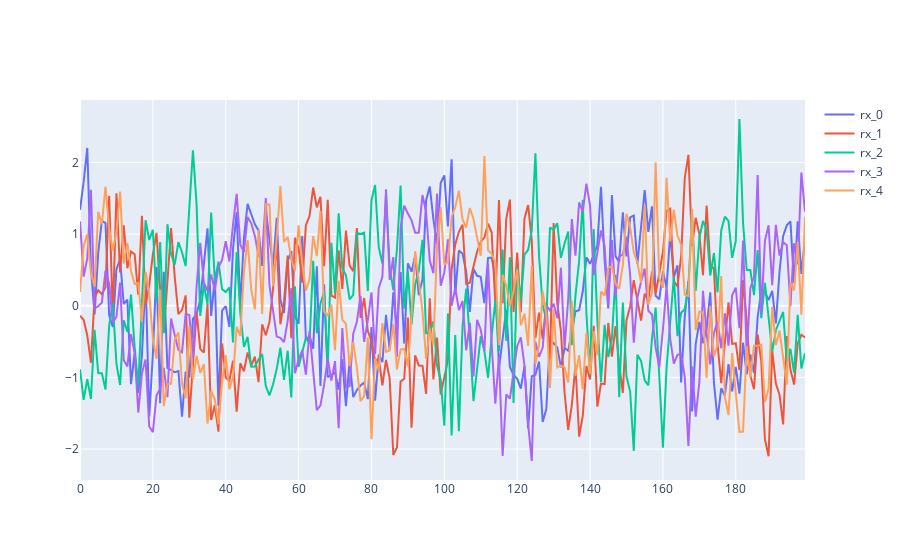

Here is the notebook cell this chart was saved with:
### Markdown cell above
## Add some noise

### Code cell
rx_signals = beamforming.generate_noise_on_signal(rx_signals)

if use_matplotlib:
    for id, rx_signal in enumerate(rx_signals):
        plt.plot(np.asarray(rx_signal).squeeze().real[0:200], label='rx_' + str(id))
    plt.legend()
    plt.show()
else:
    fig = go.Figure()
    for id, rx_signal in enumerate(rx_signals):
        fig.add_trace(go.Scatter(y=np.asarray(rx_signal).squeeze().real[0:200], mode='lines', name='rx_' + str(id)))
    fig.update_layout(template="plotly_dark")
    fig.show()

### Figure 1 — Plotly figure (JSON) as saved in the notebook; plotly's stock layout.template omitted (floating-point values rounded to 4 significant figures; data arrays with more than 128 entries replaced by an {"elided": "..."} marker saying what was removed)
{"data": [{"mode": "lines", "name": "rx_0", "type": "scatter", "y": {"elided": "200 float values"}}, {"mode": "lines", "name": "rx_1", "type": "scatter", "y": {"elided": "200 float values"}}, {"mode": "lines", "name": "rx_2", "type": "scatter", "y": {"elided": "200 float values"}}, {"mode": "lines", "name": "rx_3", "type": "scatter", "y": {"elided": "200 float values"}}, {"mode": "lines", "name": "rx_4", "type": "scatter", "y": {"elided": "200 float values"}}], "layout": {}}
